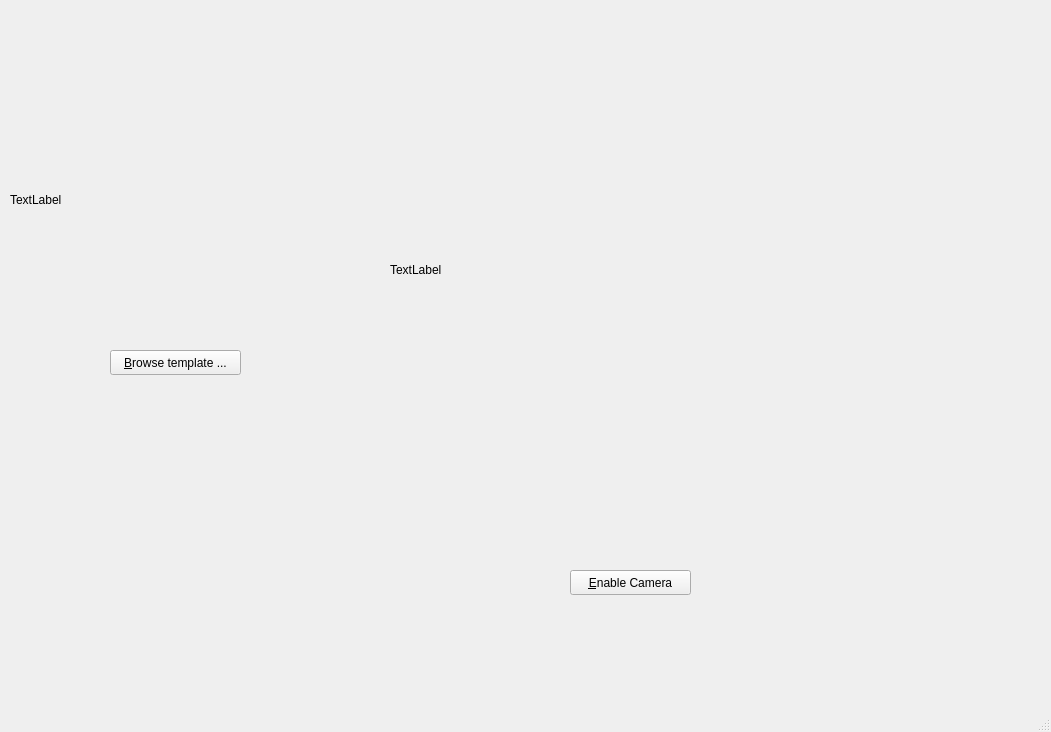
<?xml version="1.0" encoding="UTF-8"?>
<ui version="4.0">
 <class>MainWindow</class>
 <widget class="QMainWindow" name="MainWindow">
  <property name="geometry">
   <rect>
    <x>0</x>
    <y>0</y>
    <width>1051</width>
    <height>732</height>
   </rect>
  </property>
  <property name="windowTitle">
   <string>SIFT Demo</string>
  </property>
  <widget class="QWidget" name="centralwidget">
   <widget class="QPushButton" name="browse_button">
    <property name="geometry">
     <rect>
      <x>110</x>
      <y>350</y>
      <width>131</width>
      <height>25</height>
     </rect>
    </property>
    <property name="text">
     <string>&amp;Browse template ...</string>
    </property>
   </widget>
   <widget class="QPushButton" name="toggle_cam_button">
    <property name="geometry">
     <rect>
      <x>570</x>
      <y>570</y>
      <width>121</width>
      <height>25</height>
     </rect>
    </property>
    <property name="text">
     <string>&amp;Enable Camera</string>
    </property>
   </widget>
   <widget class="QLabel" name="template_label">
    <property name="geometry">
     <rect>
      <x>10</x>
      <y>80</y>
      <width>320</width>
      <height>240</height>
     </rect>
    </property>
    <property name="text">
     <string>TextLabel</string>
    </property>
   </widget>
   <widget class="QLabel" name="live_image_label">
    <property name="geometry">
     <rect>
      <x>390</x>
      <y>20</y>
      <width>500</width>
      <height>500</height>
     </rect>
    </property>
    <property name="text">
     <string>TextLabel</string>
    </property>
   </widget>
  </widget>
  <widget class="QMenuBar" name="menubar">
   <property name="geometry">
    <rect>
     <x>0</x>
     <y>0</y>
     <width>1051</width>
     <height>22</height>
    </rect>
   </property>
  </widget>
  <widget class="QStatusBar" name="statusbar"/>
 </widget>
 <resources/>
 <connections/>
</ui>
